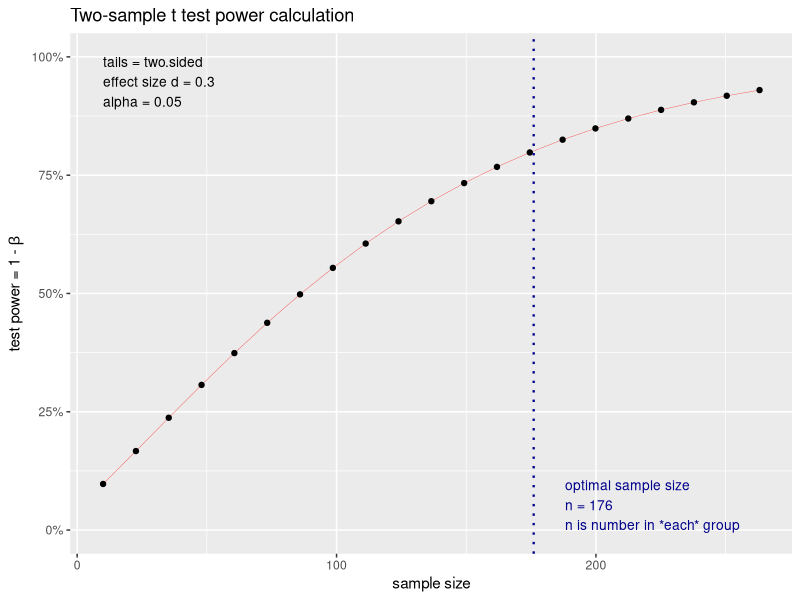
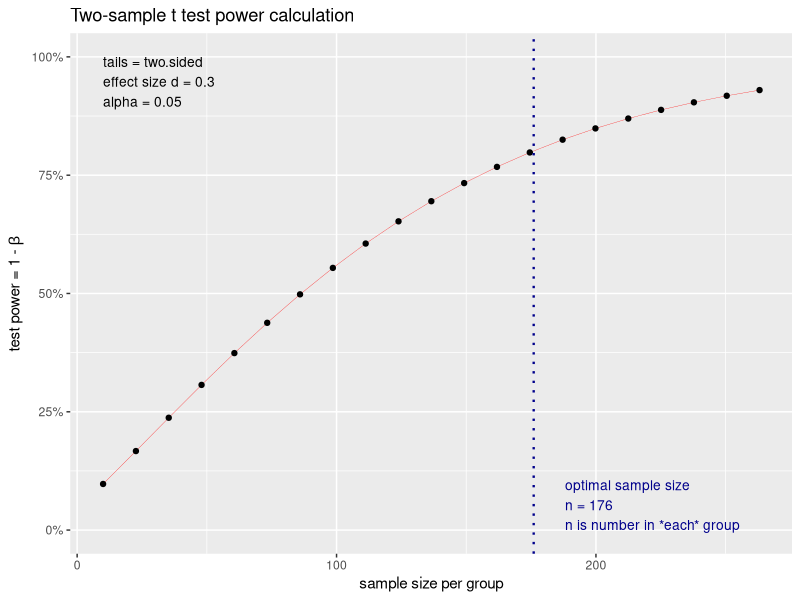

Generate these figures, in order, with R:
library(pwr)


### Name: plot.power.htest
### Title: Plot diagram of sample size vs. test power
### Aliases: plot.power.htest
### Keywords: htest

### ** Examples


## Two-sample t-test
p.t.two <- pwr.t.test(d=0.3, power=0.8, type="two.sample", alternative="two.sided")
plot(p.t.two)
plot(p.t.two, xlab="sample size per group")
